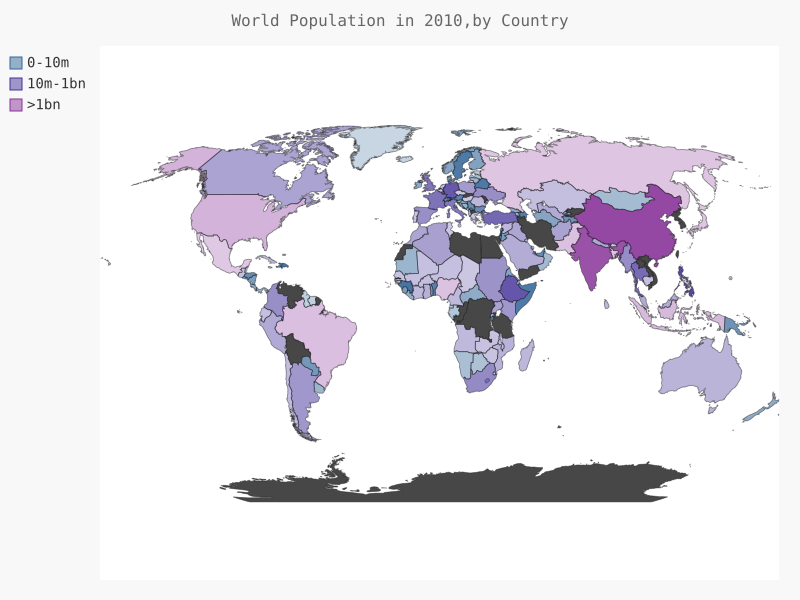

The Python source for this figure:
import json
from country_codes import get_country_code
import pygal
from pygal.style import RotateStyle
from pygal.style import LightColorizedStyle

#将数据加载到一个列表中
filename='population_data.json'
with open(filename) as f:
    pop_data=json.load(f)

#创建一个包含人口数量的字典
cc_populations={}

for pop_dict in pop_data:
    if pop_dict['Year']=='2010':
        country_name=pop_dict['Country Name']
        population=int(float(pop_dict['Value']))
        code=get_country_code(country_name)
        if code:
            cc_populations[code]=population

#根据人口数量，将所有国家分为三组
cc_pops_1,cc_pops_2,cc_pops_3={},{},{}
for cc,pop in cc_populations.items():
    if pop<10000000:
        cc_pops_1[cc]=pop
    elif pop<100000000:
        cc_pops_2[cc]=pop
    else:
        cc_pops_3[cc]=pop

#显示每组分别包含多少个国家
print(len(cc_pops_1),len(cc_pops_2),len(cc_pops_3))

wm_style=RotateStyle('#336699',base_style=LightColorizedStyle)
wm=pygal.Worldmap(style=wm_style)
wm.title='World Population in 2010,by Country'

wm.add('0-10m',cc_pops_1)
wm.add('10m-1bn',cc_pops_2)
wm.add('>1bn',cc_pops_3)

wm.render_to_file('world_population.svg')
